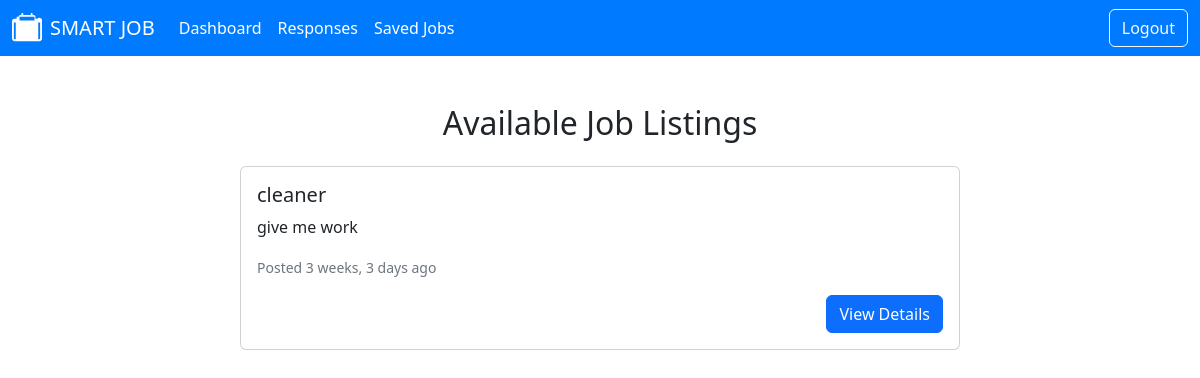
Page /dashboard/employee/ (signed in) on the earlier database version.
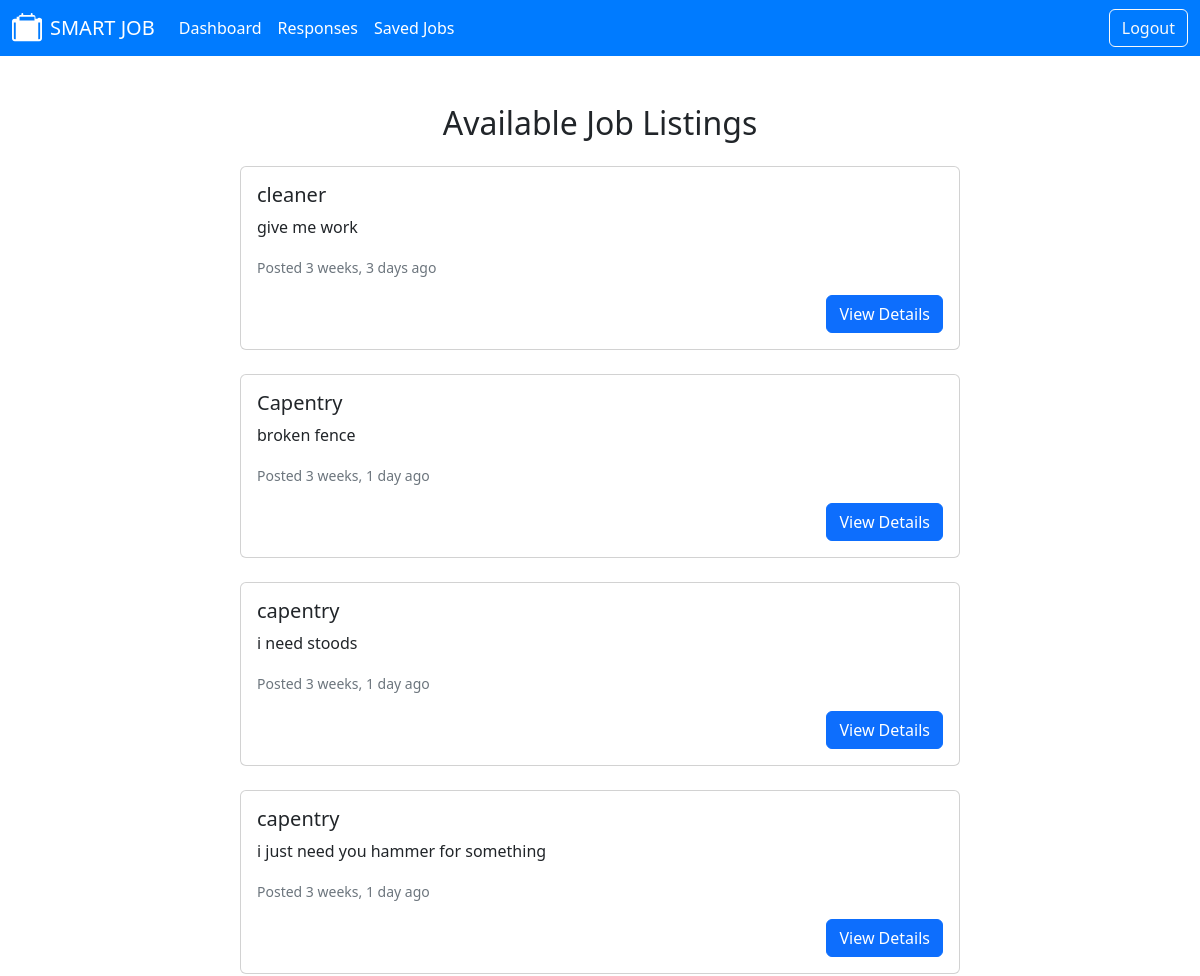
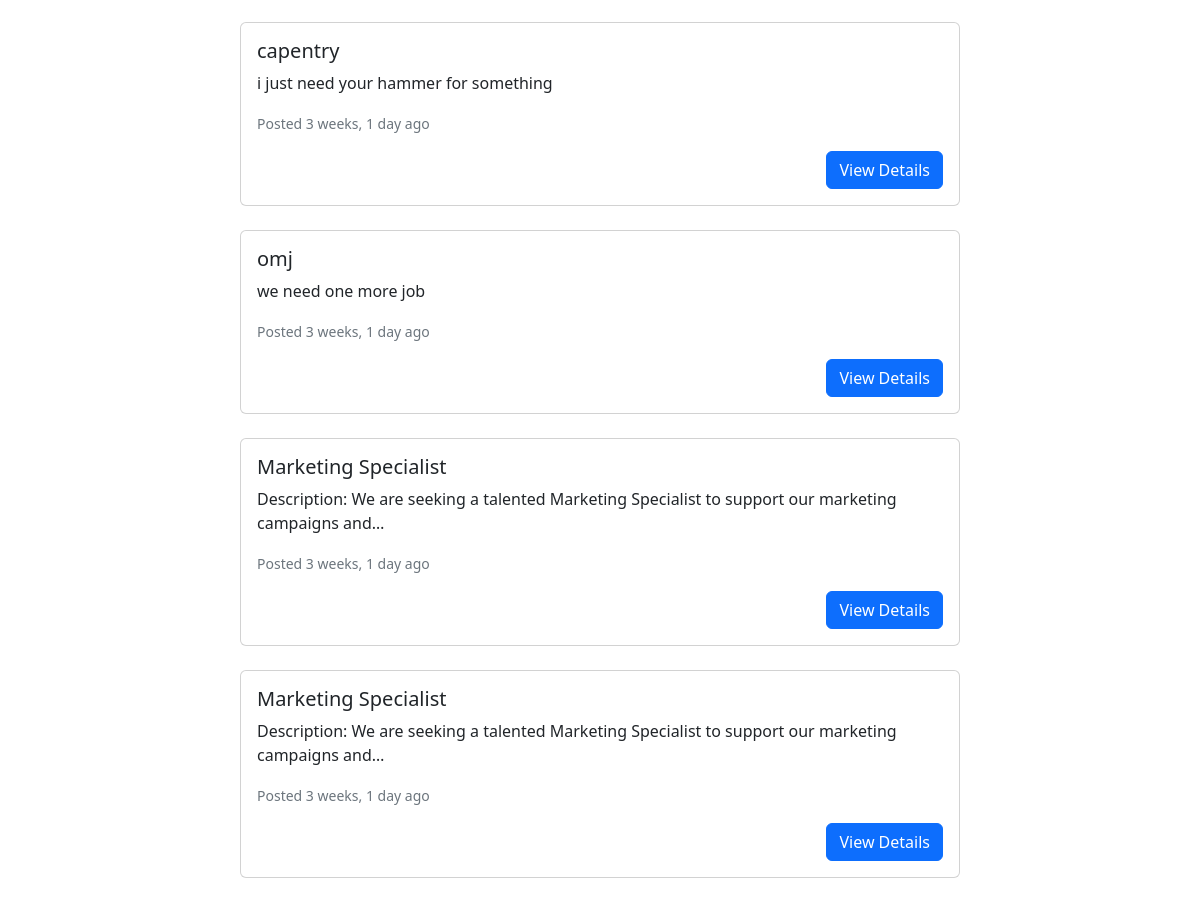
Same page on the later database version (2 pictures, top to bottom).
### jobs/models.py (models this page shows, shortened)
class Job(models.Model):
    JOB_TYPE_CHOICES = [
        ('part_time', 'Part-Time'),
        ('full_time', 'Full-Time'),
        ('contract', 'Contract'),
    ]
    employer = models.ForeignKey(settings.AUTH_USER_MODEL, on_delete=models.CASCADE)
    title = models.CharField(max_length=100)
    job_type = models.CharField(max_length=20, choices=JOB_TYPE_CHOICES)
    salary = models.DecimalField(max_digits=10, decimal_places=2)
    educational_requirements = models.TextField()
    description = models.TextField()
    posted_at = models.DateTimeField(auto_now_add=True)

### user_account/views.py (the view)
# urls.py: path('dashboard/employee/', employee_dashboard_view, name='employee_dashboard'),
@login_required
def employee_dashboard_view(request):
    jobs = Job.objects.all().order_by('posted_at')
    context = {
        'jobs': jobs,
        'current_time': now(),
    }
    return render(request, 'user_account/employee_dashboard.html', context)

### user_account/templates/user_account/employee_dashboard.html (shortened to what this page needs)
{% extends 'jobs/employee_base.html' %}
{% block main %}
<div class="container mt-4">
    <h2 class="text-center mb-4">Available Job Listings</h2>
    <div class="row justify-content-center">
        <div class="col-md-8">
            {% for job in jobs %}
            <div class="card mb-4">
                <div class="card-body">
                    <h5 class="card-title">{{ job.title }}</h5>
                    <p class="card-text">{{ job.description|truncatechars:100 }}</p>
                    <small class="text-muted">Posted {{ job.posted_at|timesince }} ago</small>
                    <div class="d-flex justify-content-end mt-3">
                        <button type="button" class="btn btn-primary" data-bs-toggle="modal" data-bs-target="#jobModal{{ job.id }}">
                            View Details
                        </button>
                    </div>
                </div>
            </div>
            {% endfor %}
        </div>
    </div>
</div>
{% endblock %}

### jobs/templates/jobs/employee_base.html (shortened to what this page needs)
<!DOCTYPE html>
<html lang="en">
<head>
    <link href="https://cdn.jsdelivr.net/npm/bootstrap@5.2.3/dist/css/bootstrap.min.css" rel="stylesheet">
</head>
<body>
    <nav class="navbar navbar-expand-lg" style="background-color: #007bff;">
        <div class="container-fluid">
            <a class="navbar-brand text-white d-flex align-items-center" href="{% url 'employee_dashboard' %}">
                SMART JOB
            </a>
            <div class="collapse navbar-collapse" id="navbarNav">
                <ul class="navbar-nav me-auto mb-2 mb-lg-0">
                    <li class="nav-item">
                        <a class="nav-link text-white" href="{% url 'employee_dashboard' %}">Dashboard</a>
                    </li>
                    <li class="nav-item">
                        <a class="nav-link text-white" href="#">Responses</a>
                    </li>
                    <li class="nav-item">
                        <a class="nav-link text-white" href="#">Saved Jobs</a>
                    </li>
                </ul>
            </div>
            <a href="{% url 'logout' %}" class="btn btn-outline-light">Logout</a>
        </div>
    </nav>
    <div class="container mt-5">
        {% block main %}{% endblock %}
    </div>
</body>
</html>

Differences in the rows shown:
added Job: title "Capentry", description "broken fence", posted_at "3 weeks, 1 day"
added Job: title "capentry", description "i need stoods", posted_at "3 weeks, 1 day"
added Job: title "capentry", description "i just need you hammer for something", posted_at "3 weeks, 1 day"
added Job: title "capentry", description "i just need your hammer for something", posted_at "3 weeks, 1 day"
added Job: title "omj", description "we need one more job", posted_at "3 weeks, 1 day"
added Job: title "Marketing Specialist", description "Description: We are seeking a talented Marketing Specialist to support our marketing campaigns and…", posted_at "3 weeks, 1 day"
added Job: title "Marketing Specialist", description "Description: We are seeking a talented Marketing Specialist to support our marketing campaigns and…", posted_at "3 weeks, 1 day"
